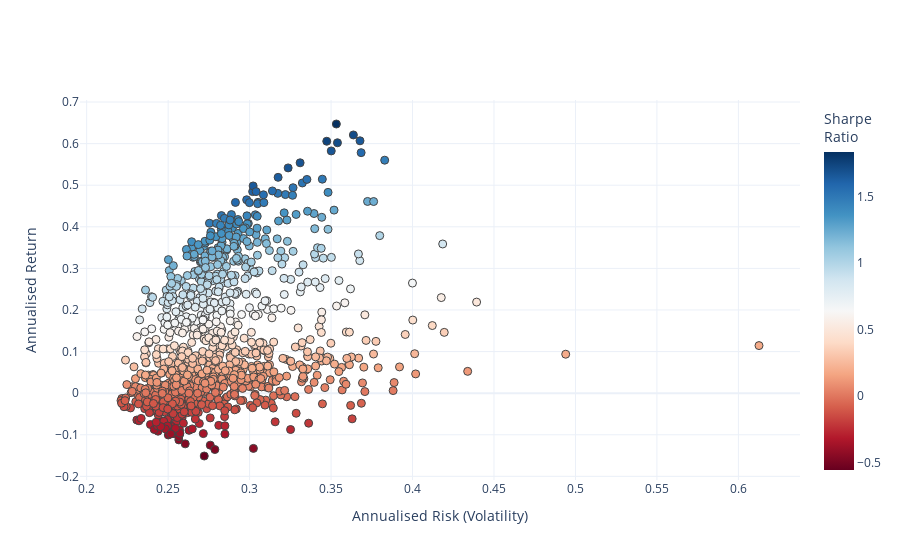

Here is the notebook cell this chart was saved with:
### Code cell
#-- Plot the risk vs. return of randomly generated portfolios
#- Convert the list from before into an array for easy plotting
mean_variance_pairs = np.array(mean_variance_pairs)
risk_free_rate=0 #-- Include risk free rate here for sharpe ratio

#-- Create Plot
fig = go.Figure()
fig.add_trace(go.Scatter(x=mean_variance_pairs[:,1]**0.5, 
                         y=mean_variance_pairs[:,0], 
                      #- Add color scale for sharpe ratio   
                      marker=dict(color=(mean_variance_pairs[:,0]-risk_free_rate)/(mean_variance_pairs[:,1]**0.5), 
                                  showscale=True, 
                                  size=8,
                                  line=dict(width=1),
                                  colorscale="RdBu",
                                  colorbar=dict(title="Sharpe<br>Ratio")
                                 ), 
                      mode='markers'))
#- Add title/labels
fig.update_layout(template='plotly_white',
                  xaxis=dict(title='Annualised Risk (Volatility)'),
                  yaxis=dict(title='Annualised Return'),
                  #title='Sample of Random Portfolios',
                  coloraxis_colorbar=dict(title="Sharpe Ratio"))

### Figure 1 — Plotly figure (JSON) as saved in the notebook; plotly's stock layout.template omitted (floating-point values rounded to 4 significant figures; data arrays with more than 128 entries replaced by an {"elided": "..."} marker saying what was removed)
{"data": [{"marker": {"color": {"elided": "1000 float values"}, "colorbar": {"title": {"text": "Sharpe<br>Ratio"}}, "colorscale": [[0, "rgb(103,0,31)"], [0.1, "rgb(178,24,43)"], [0.2, "rgb(214,96,77)"], [0.3, "rgb(244,165,130)"], [0.4, "rgb(253,219,199)"], [0.5, "rgb(247,247,247)"], [0.6, "rgb(209,229,240)"], [0.7, "rgb(146,197,222)"], [0.8, "rgb(67,147,195)"], [0.9, "rgb(33,102,172)"], [1, "rgb(5,48,97)"]], "line": {"width": 1}, "showscale": true, "size": 8}, "mode": "markers", "type": "scatter", "x": {"elided": "1000 float values"}, "y": {"elided": "1000 float values"}}], "layout": {"coloraxis": {"colorbar": {"title": {"text": "Sharpe Ratio"}}}, "xaxis": {"title": {"text": "Annualised Risk (Volatility)"}}, "yaxis": {"title": {"text": "Annualised Return"}}}}
